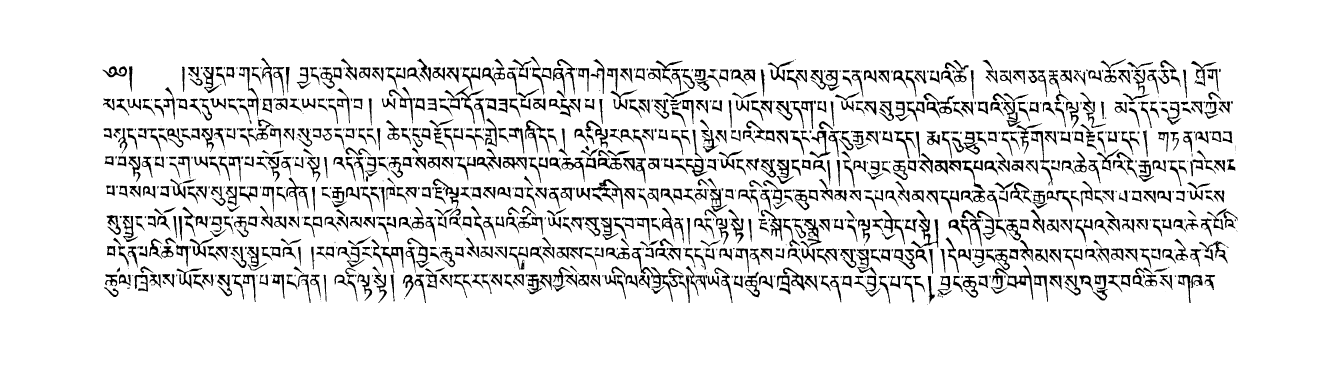
%> input picture 028.39.png, 5340 x 1459 px (shown at 1/4 size)
$ octave --eval "result = find_syllable_line(imread('028.39.png'));"   (GNU Octave 9; MATLAB toolbox functions it lacks are replaced by stand-ins)
%> lines starting %> are read from the running program, lines starting %| are printed output that depends on the picture; in (x1, y1, x2, y2) boxes, pixels count from 0 and x2, y2 are one past the last pixel; in counts of white or black regions, pixels touching at a corner belong together; the program's own positions count from 1
function [  baseLineImage] = find_syllable_line(I)
%SYLLABLE_LINE 此处显示有关此函数的摘要
%   此处显示详细说明
% I: 文字的二值化图像，0表示背景，1表示前景（文字区域）
   imgsize = size(I);

    % 使用水平直线检测器进行直线检测　只保留下黑　上白的直线
    h = zeros(3, 20);
    h(1,:) = -1;
    h(3,:) = 1;
    Y = filter2(h, I);
    [y,~] = size(Y);
    Y(y-2:y,:) = 0;
    ymax = max( abs(Y(:)));
    y = Y ./ ymax;
    y1 = abs(y .* (y< -0.5));
    y1(y1>0) = 1;

    % 进行连通区域分析
    cc = bwconncomp(y1);
    graindata = regionprops(cc, {'Extrema','Centroid','Area','BoundingBox','PixelIdxList'});
    maxvalue = 99999;


    % 得到距离矩阵
    dm = GetDistanceMatrix(graindata, maxvalue);

    % 进行追踪
    tc = GetTrackMatrix(dm, maxvalue, graindata, I);

    % 根据追踪结果得到基线
    [clp, cl, lineNum, dify, baseLineImage] = GetBaseLine(tc, graindata, y1);
%     RGB = label2rgb(baseLineImage);
%     figure, imshow(RGB);
end

function [clp, cl, lineNum, dify, baseLineImage] = GetBaseLine(tc, graindata, oriimg)
% 根据追踪结果得到从上到下排序好的基线
% 返回值 clp 一个cell数组 保存了每条基线的坐标点位置
%        cl 按照x y坐标的形式保存了每条基线的位置
%        lineNum 基线数目
%        avdify 保存了每条基线之间的距离
%        baseLineImage 基线图

    % 对追踪结果根据y坐标值进行排序
    [lineNum, w] = size(tc);
    ct = [graindata.Centroid];
    oriy = zeros(1,lineNum);
    for i=1:lineNum
        idx = tc(i,1);
        oriy(i) = ct(2*idx);
    end
    [~, idx] = sort(oriy, 'ascend');
    tc = tc(idx,:);

    ii = zeros( size(oriimg) );
    for i = 1:lineNum
       for j = 1:w
           if tc(i,j) == 0
               break;
           end
           ii( graindata(tc(i,j)).PixelIdxList ) = i;
       end
    end
%     RGB = label2rgb(ii);
%     figure, imshow(RGB);

    % 把每一条基线连接起来
    [cl, ~] = JoinAllBaseLine(ii, graindata, tc);
    clp = cell(lineNum,1);
    [h,w] = size(ii);
    baseLineImage = zeros(h,w);
    for j=1:lineNum
        clp{j} = sub2ind([h, w], int32(cl{j}(2,:)), int32(cl{j}(1,:)));
        baseLineImage(clp{j}) = j;
    end

    dify = zeros(lineNum, w);
    for i = 1:lineNum-1
        for j=1:w
           x1 = find( cl{i}(1,:) == j );
           y1 = cl{i}(2, x1(1));

           x2 = find( cl{i+1}(1,:) == j );
           y2 = cl{i+1}(2,x2(1));
           dify(i,j) = y2 - y1;
        end
    end
    dify(lineNum,:) = dify(lineNum-1, :);

end

function [cl, baseLineImage] = JoinAllBaseLine(ii, graindata, tc)
% 连接所有的基线　返回一个有不同标记的基线图
    bbx =  [graindata.Extrema];
    [h,w] = size(bbx);
    bbx = reshape(bbx,h,2,w/2);

    baseLineImage = ii;
    [lineNum, w] = size(tc);
    for i=1:lineNum
        for j=1:w-1
            if tc(i,j+1) == 0
                break;
            end

            leftOne = bbx(:,:,tc(i,j));
            rightOne = bbx(:,:,tc(i,j+1));

            dx = rightOne(8,1) - leftOne(3,1);
            dy = rightOne(8,2) - leftOne(3,2);
            dy = dy / dx;

            xstart = leftOne(3,1);
            ystart = leftOne(3,2);

            for x=0:dx-1
                baseLineImage(round(ystart+dy*x), round(xstart+x)) = i;
            end
        end
    end

    [h, w] = size(ii);
    resultImg = baseLineImage * 0;
    cl = cell(lineNum,1);
    for i=1:lineNum
        [i_y,i_x] = ind2sub([h, w], find(baseLineImage==i));
%         [i_x,idx] = sort(i_x);
%         i_y = i_y(idx);
        startx = min(i_x);
        endx = max(i_x);

        len = endx - startx + 1;
        newx = zeros(len,1);
        newy = zeros(len,1);

        for idx=1:len
            xvalue = startx + idx - 1;
            newx(idx) = xvalue;
            tmp = (i_x == xvalue);
            newy(idx) = mean(i_y(tmp));
        end
        newy = medfilt1(newy, 31);
        newy = medfilt1(newy, 31);
        resultImg(sub2ind([h, w], int32(newy), int32(newx))) = i;

%         cl{i} = [newx';newy'];

        resultImg( int32(newy(1)), 1:int32(newx(1))) = i;
        resultImg( int32(newy(len)), int32(newx(len)+1):w) = i;
    end

    for i=1:lineNum
        [i_y,i_x] = ind2sub([h, w], find(resultImg==i));
        cl{i} = [i_x';i_y'];
    end
    baseLineImage = resultImg;
end

function [tc] = GetTrackMatrix(dm, maxvalue, graindata, I)
% 追踪所有的水平连通区域
    [~, newIdx] = sort(dm, 2, 'ascend');

    % 追踪每一个单位
    [h, w] = size(dm);
    tc = zeros(h); % 追踪队列

    for curid1 = 1:h
        curid2 = curid1;
        tccount = 1;    % 当前追踪队列的序号
        while curid2 <= h
            tc(curid1, tccount) = curid2;
            tccount = tccount + 1;

            % 取下一个单位
            curid3 = curid2;
            bget = 0;
            while curid3 <= h
                if ( curid3 == newIdx(curid3,1) ) % 如果最近的是本身 那么就不取
                    break;
                end

                curid3 = newIdx(curid3, 1);
                if dm(curid2, curid3) == maxvalue
                    bget = 0;
                else
                    bget = 1;
                end
                break;
            end

            % 如果能取到下一个单位
            if bget == 1
                dst = dm(curid2, curid3);
                if dst == maxvalue % 如果下一个单位无法到达也退出
                    break;
                end
                curid2 = curid3;
            else % 取不到就退出
                break;
            end
        end
    end

    ss = tc > 0;
    ssc = sum(ss, 2);
    [~, sidx] = sort(ssc, 'descend');
    newTc = tc(sidx,:);

    for i = 1:h-1       % 从最长的开始判断 合并所有子集
        baseL = newTc(i,:);
        if sum(baseL) == 0
            continue;
        end
        len = sum(baseL > 0);
        baseL = baseL( 1:len);

        for j = i+1:h
            subL = newTc(j,:);
            if sum(subL) == 0
                continue;
            end
            len = sum(subL > 0);
            subL = subL( 1:len);
            bsub = intersect(subL, baseL);
            if ~isempty(bsub)
                newTc(j,:) = 0;
            end
        end
    end


    pl = {graindata.PixelIdxList};
    pointNum = zeros(1,h);
    zk = zeros(1,h); % 空占比
    [hh, ww] = size(I);
    tmpImg = zeros([hh,ww]);
    for i=1:h
        baseL = newTc(i,:);
        if sum(baseL) == 0
            continue;
        end

        gminx = zeros(1,w);
        gmaxx = zeros(1,w);
        for j=1:w
           qyidx = newTc(i,j); % 获得连通区域编号
           if qyidx == 0
               continue;
           end

           [~, c_x] = ind2sub([hh, ww], pl{qyidx} );
           tmpImg( pl{qyidx} ) = i;
           minx = min(c_x);
           maxx = max(c_x);
           pointNum(i) = pointNum(i) + maxx - minx + 1;
           gminx(j) = minx;
           gmaxx(j) = maxx;
        end
        gminx = gminx(find ( gminx>0));
        len = max(gmaxx) - min(gminx) + 1;
        zk(i) = pointNum(i) / len;
    end

%     RGB = label2rgb( tmpImg);
%     figure,imshow(RGB);
    zk = zk';

    ss = newTc > 0;
    ssc = sum(ss,2);
    t1 = max(ssc) / 3;
    t2 = 0.3;

    idx1 = find( ssc > t1 );
    idx2 = find( zk > t2 );
    idx = intersect(idx1, idx2);
    tc = newTc(idx, :);
end

function [dm] = GetDistanceMatrix(graindata, maxvalue)
% 计算所有连通区域的距离矩阵

    bbx =  [graindata.BoundingBox];
    [h,w] = size(bbx);
    bbx = reshape(bbx, 4, w/4);
    bbx = bbx';
    [h,w] = size(bbx);

    dm = zeros(h);  % 距离矩阵

    for i=1:h
        dx = bbx(:,1)' - (zeros(1,h) + bbx(i,1)+bbx(i,3));
        dy = (zeros(1,h) + (bbx(i,2)+bbx(i,4))/2) - ((bbx(:,2)+bbx(:,4)) / 2)';

        dy = abs(dy) < 5; % y的差异小于某一阈值
        dy = ~dy;
        dx(dy) = maxvalue;
        dy = dx<0;  % 必须在当前点右边
        dx(dy) = maxvalue;
        dx(i) = maxvalue;  % 不计算自身点
        dm(i,:) = dx;
    end
end
%> in find_syllable_line, `Y = filter2(h, I);`:
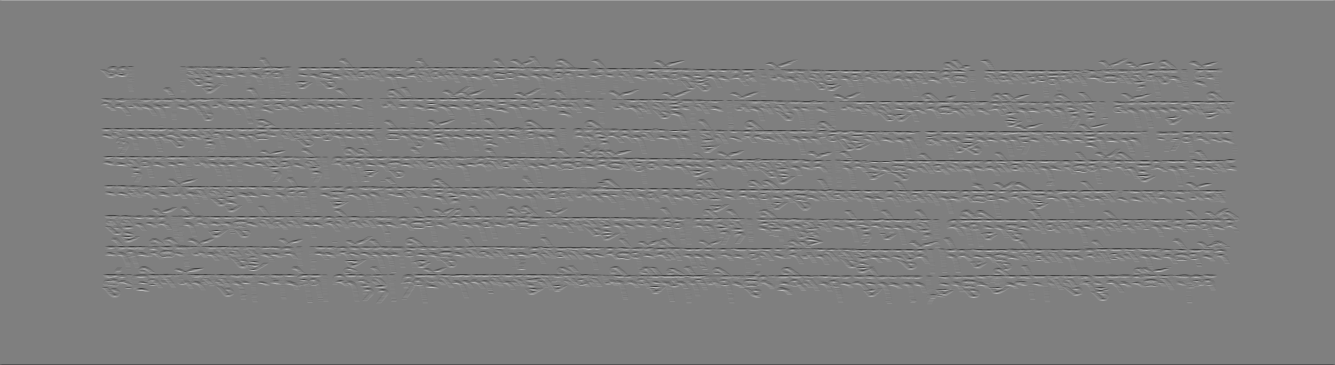
%> Y: size 1459x5340 double (shown at 1/4 size); min -5100, max 5100, mean 0; drawn with min black and max white
%> in find_syllable_line, `ymax = max( abs(Y(:)));`: ymax = 5100
%> in find_syllable_line, `y1(y1>0) = 1;`:
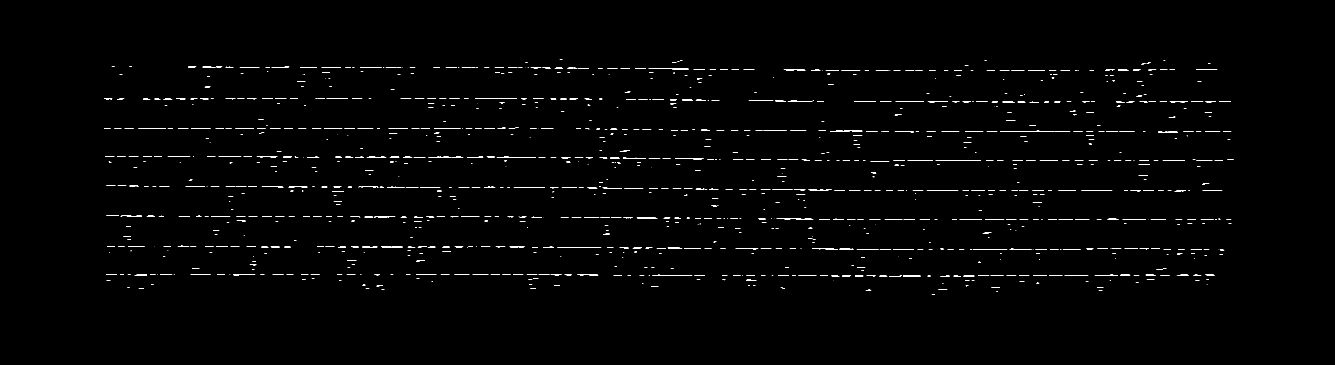
%> y1: size 1459x5340 double (shown at 1/4 size); values 0 (black) and 1 (white), 0.63% white in thin lines or dots, all inside (x1, y1, x2, y2) = (416, 236, 4934, 1179)
%> in find_syllable_line, `cc = bwconncomp(y1);`: cc = 1058 connected components
%> in find_syllable_line, `graindata = regionprops(cc, {'Extrema','Centroid','Area','BoundingBox'..`: graindata = 1058 regions; largest, box (x1, y1, x2, y2), Area and Centroid: (4001, 523, 4218, 528) 376 [4107.8 526.2], (3742, 640, 3923, 644) 320 [3830.8 642.8], (2229, 988, 2405, 991) 319 [2313.5 990.1], (1901, 393, 2067, 396) 304 [1985.8 395.1], (2594, 274, 2755, 277) 303 [2677.2 275.9]
%> in GetDistanceMatrix, `bbx =  [graindata.BoundingBox];`: bbx = 4232 values, max 4914.5 at index 4229, min 1 at index 28, mean 854
%> in GetDistanceMatrix, `[h,w] = size(bbx);`: h = 1; w = 4232
%> in GetDistanceMatrix, `bbx = reshape(bbx, 4, w/4);`: bbx = 1058 columns, first 8: [416.5 416.5 421.5 424.5 425.5 426.5 426.5 428.5; 395.5 512.5 625.5 1098.5 741.5 861.5 1120.5 984.5; 33 27 37 44 37 50 16 32; 2 2 2 2 2 3 1 2]
%> in GetDistanceMatrix, `bbx = bbx';`: bbx = 1058 rows, first 8: [416.5 395.5 33 2; 416.5 512.5 27 2; 421.5 625.5 37 2; 424.5 1098.5 44 2; 425.5 741.5 37 2; 426.5 861.5 50 3; 426.5 1120.5 16 1; 428.5 984.5 32 2]
%> in GetDistanceMatrix, `[h,w] = size(bbx);`: h = 1058; w = 4
%> in GetDistanceMatrix, `dm = zeros(h);`: dm: size 1058x1058 double; every value is 0
%> after the loop in GetDistanceMatrix, `for i=1:h`:
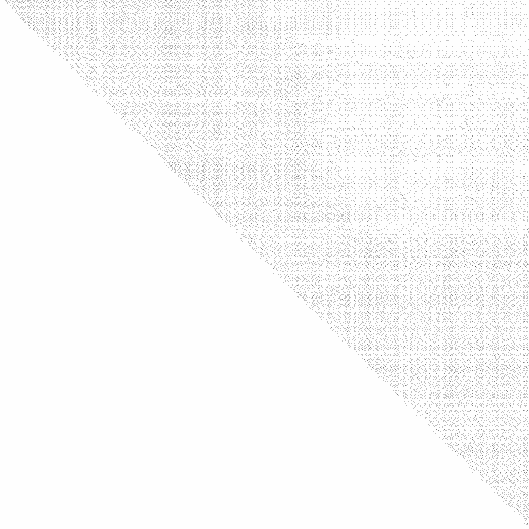
%> dm: size 1058x1058 double (shown at 1/2 size); min 1, max 99999, mean 98023.8; drawn with min black and max white
%> after the loop in GetDistanceMatrix, `for i=1:h`: dx = 1058 values from 99999 to 99999
%> in GetTrackMatrix, `[~, newIdx] = sort(dm, 2, 'ascend');`:
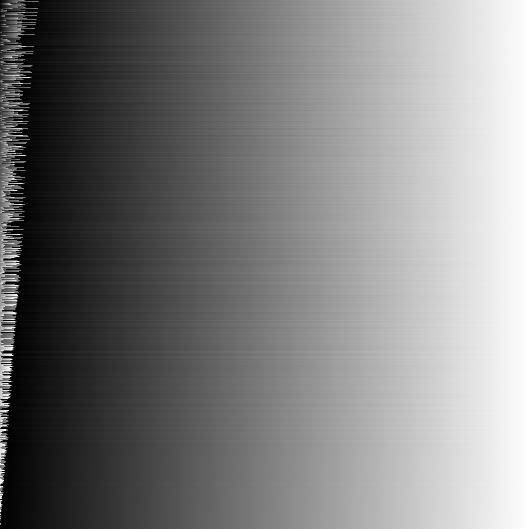
%> newIdx: size 1058x1058 double (shown at 1/2 size); min 1, max 1058, mean 529.5; drawn with min black and max white
%> after the loop in GetTrackMatrix, `for curid1 = 1:h`:
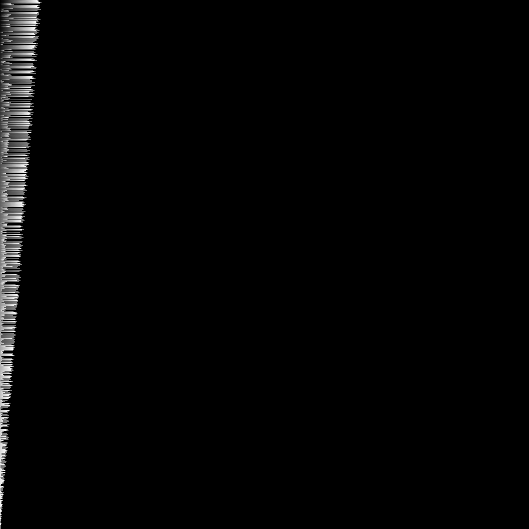
%> tc: size 1058x1058 double (shown at 1/2 size); min 0, max 1058, mean 18; drawn with min black and max white
%> after the loop in GetTrackMatrix, `for curid1 = 1:h`: dst = 3
%> in GetTrackMatrix, `ss = tc > 0;`: ss: size 1058x1058 logical; 2.6% white; 1 white region, box (x1, y1, x2, y2) and area: (0, 0, 83, 1058) 28850
%> in GetTrackMatrix, `ssc = sum(ss, 2);`: ssc = 1058 values, max 83 at index 6, min 1 at index 259, mean 27.27
%> in GetTrackMatrix, `[~, sidx] = sort(ssc, 'descend');`: sidx = 1058 values, max 1058 at index 1058, min 1 at index 29, mean 529.5
%> the loop in GetTrackMatrix, `for i = 1:h-1` made 1057 passes
%> after the loop in GetTrackMatrix, `for i = 1:h-1`:
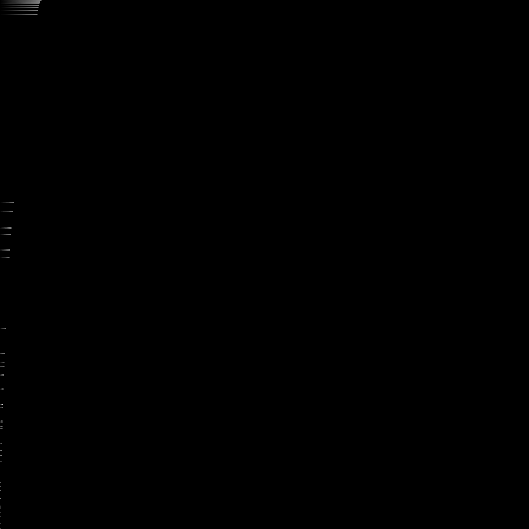
%> newTc: size 1058x1058 double (shown at 1/2 size); min 0, max 1058, mean 0.5; drawn with min black and max white
%> in GetTrackMatrix, `pl = {graindata.PixelIdxList};`: pl = 1058 items
%> the loop in GetTrackMatrix, `for i=1:h` made 1058 passes
%> after the loop in GetTrackMatrix, `for i=1:h`: gmaxx = 1058 values, max 4921 at index 1, min 0 at index 2, mean 4.65; gminx = 4911; pointNum = 1058 values, max 3232 at index 22, min 0 at index 2, mean 27.06; zk = 1058 values, max 1 at index 1011, min 0 at index 2, mean 0.0144
%> in GetTrackMatrix, `ss = newTc > 0;`:
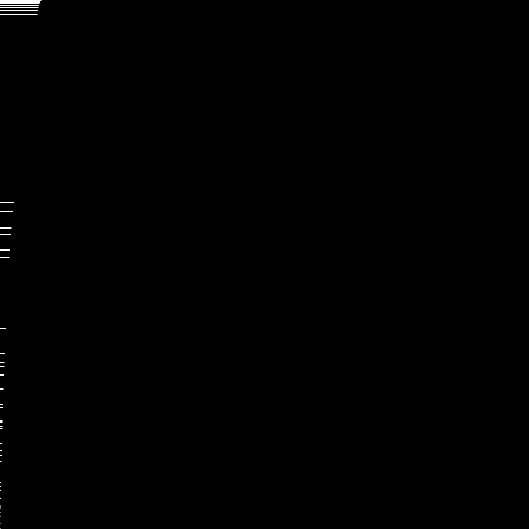
%> ss: size 1058x1058 logical (shown at 1/2 size); 0.09% white in thin lines or dots, all inside (x1, y1, x2, y2) = (0, 0, 83, 1057)
%> in GetTrackMatrix, `ssc = sum(ss,2);`: ssc = 1058 values, max 83 at index 1, min 0 at index 2, mean 0.901
%> in GetTrackMatrix, `t1 = max(ssc) / 3;`: t1 = 27.67
%> in GetTrackMatrix, `idx1 = find( ssc > t1 );`: idx1 = [1; 4; 5; 7; 11; 16; 22; 29; 406]
%> in GetTrackMatrix, `idx2 = find( zk > t2 );`: idx2 = [1; 4; 5; 7; 11; 16; 22; 29; 1011; 1014; 1016; 1017; 1025; 1033; 1048; 1057]
%> in GetTrackMatrix, `idx = intersect(idx1, idx2);`: idx = [1; 4; 5; 7; 11; 16; 22; 29]
%> in GetBaseLine, `[lineNum, w] = size(tc);`: lineNum = 8
%> in GetBaseLine, `ct = [graindata.Centroid];`: ct = 2116 values, max 4922.5 at index 2111, min 237 at index 842, mean 1700.4
%> the loop in GetBaseLine, `for i=1:lineNum` made 8 passes
%> idx on passes 1 to 8: 6, 5, 8, 11, 4, 2, 3, 1
%> after the loop in GetBaseLine, `for i=1:lineNum`: oriy = [863.3 742.8 985.4 266 1099.5 513.7 626.4 396.4]
%> in GetBaseLine, `[~, idx] = sort(oriy, 'ascend');`: idx = [4 8 6 7 2 1 3 5]
%> the loop in GetBaseLine, `for i = 1:lineNum` made 8 passes
%> in JoinAllBaseLine, `[h,w] = size(bbx);`: h = 8; w = 2116
%> in JoinAllBaseLine, `[lineNum, w] = size(tc);`: lineNum = 8; w = 1058
%> the loop in JoinAllBaseLine, `for i=1:lineNum` made 8 passes
%> in JoinAllBaseLine, `resultImg = baseLineImage * 0;`: resultImg: size 1459x5340 double; every value is 0
%> in JoinAllBaseLine, `cl = cell(lineNum,1);`: cl = {[], [], [], [], [], [], [], []}
%> the loop in JoinAllBaseLine, `for i=1:lineNum` made 8 passes
%> (startx, endx, len) on passes 1 to 8: (448, 4869, 4422), (417, 4924, 4508), (417, 4925, 4509), (422, 4934, 4513), (426, 4889, 4464), (427, 4925, 4499), (429, 4897, 4469), (425, 4859, 4435)
%> after the loop in JoinAllBaseLine, `for i=1:lineNum`: newx = 4435 values from 425 to 4859; newy = 4435 values, max 1105.5 at index 3341, min 1097.5 at index 225, mean 1101.2
%> after the loop in JoinAllBaseLine, `for i=1:lineNum`: cl = 8 items
%> in GetBaseLine, `clp = cell(lineNum,1);`: clp = {[], [], [], [], [], [], [], []}
%> the loop in GetBaseLine, `for j=1:lineNum` made 8 passes
%> after the loop in GetBaseLine, `for j=1:lineNum`: clp = 8 items
%> (the run ends here)
